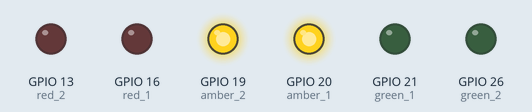
Simulated run of this program. Board: Raspberry Pi (BCM pin numbers). Parts: output pins drawn as LEDs (lit = HIGH).

Above: at 1.0 s.
At 4.5 s:
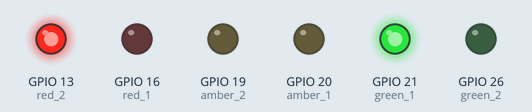
At 11.5 s:
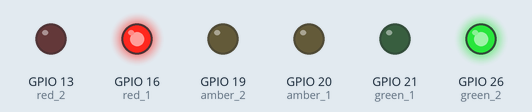
Timing chart, 0 to 18.2 s (numbered marks = the images above):
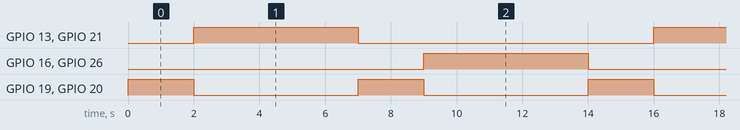

Measured:
- by itself, GPIO 13 (red_2), GPIO 16 (red_1), GPIO 21 (green_1), GPIO 26 (green_2): alternates HIGH for 5.0 s and LOW for 9.0 s
- by itself, GPIO 19 (amber_2), GPIO 20 (amber_1): alternates HIGH for 2.0 s and LOW for 5.0 s
- by itself, everything shown: repeats every 14.0 s, in 4 steps

The program:

trafficLights_2_modules.py
```python
import RPi.GPIO as GPIO
from time import sleep
import signal
import sys

# Module 1 GPIO Pins
green_1 = 21
amber_1 = 20
red_1 = 16

# Module 2 GPIO Pins
green_2 = 26
amber_2 = 19
red_2 = 13

def lightOn (pin):
    GPIO.output(pin, True)

def lightOff (pin):
    GPIO.output(pin, False)

# Define GPIO's
GPIO.setmode(GPIO.BCM)
GPIO.setup(red_1, GPIO.OUT)
GPIO.setup(amber_1, GPIO.OUT)
GPIO.setup(green_1, GPIO.OUT)
GPIO.setup(red_2, GPIO.OUT)
GPIO.setup(amber_2, GPIO.OUT)
GPIO.setup(green_2, GPIO.OUT)

# Turn off all lights
def allLightsOff(signal, frame):
    allOff()
    GPIO.cleanup()
    sys.exit(0)

def amberOn():
    lightOn(amber_1)
    lightOn(amber_2)

def amberOff():
    lightOff(amber_1)
    lightOff(amber_2)

def allOff():
    amberOff()
    lightOff(red_1)
    lightOff(red_2)
    lightOff(green_1)
    lightOff(green_2)

# Crtl + c : Signal Interrupt
signal.signal(signal.SIGINT, allLightsOff)

# Loop forever
while True:
    # Amber 1 & 2
    allOff()
    amberOn()
    sleep(2)

    # Green 1 On & Red 2 On
    amberOff()
    lightOn(green_1)
    lightOn(red_2)
    sleep(5)

    # Amber
    lightOff(green_1)
    lightOff(red_2)
    amberOn()
    sleep(2)

    # Green 2 On & Red 1 On
    amberOff()
    lightOn(green_2)
    lightOn(red_1)
    sleep(5)
```
